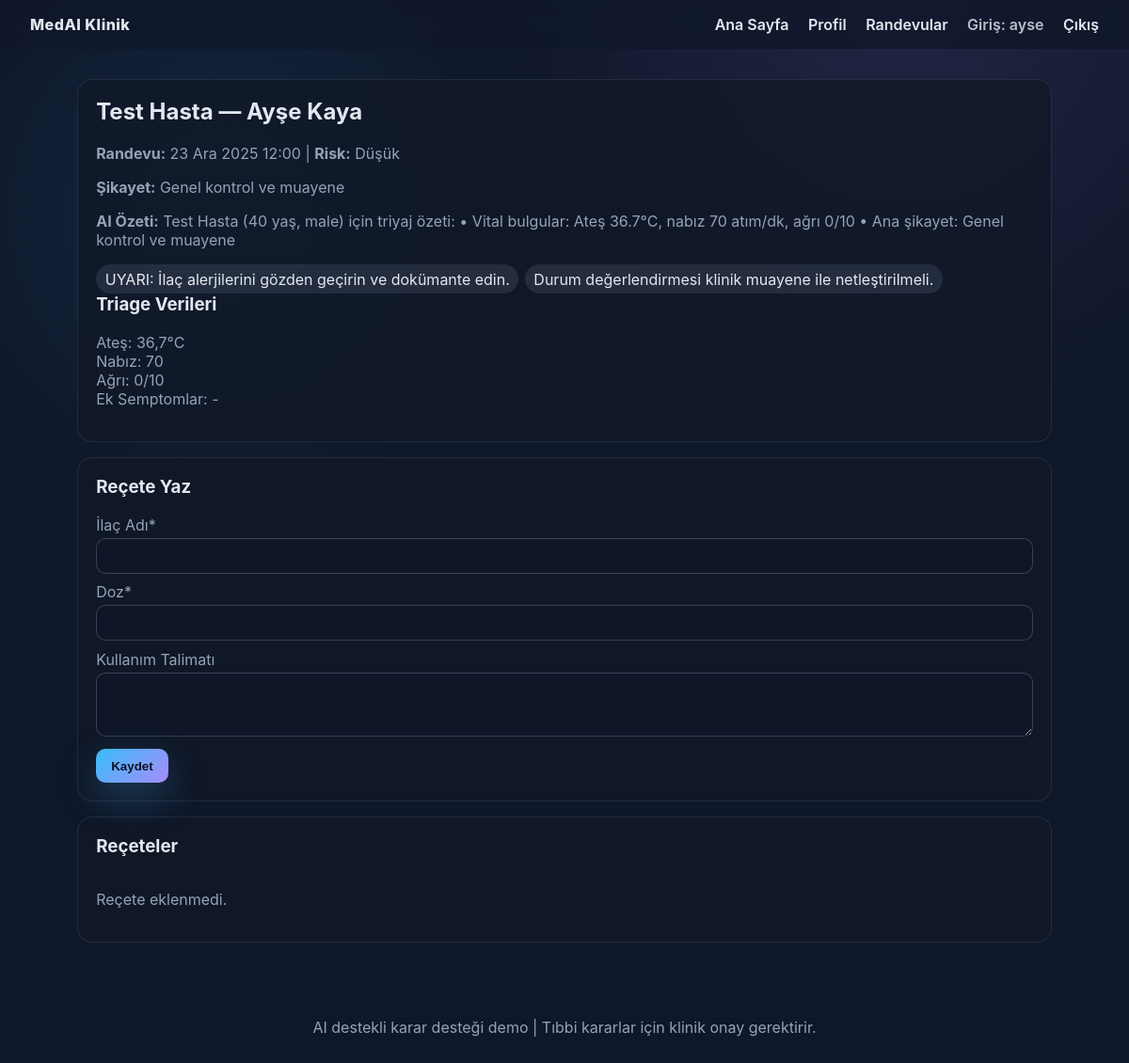
The page /appointments/10/ (signed in) on the database as committed earlier.
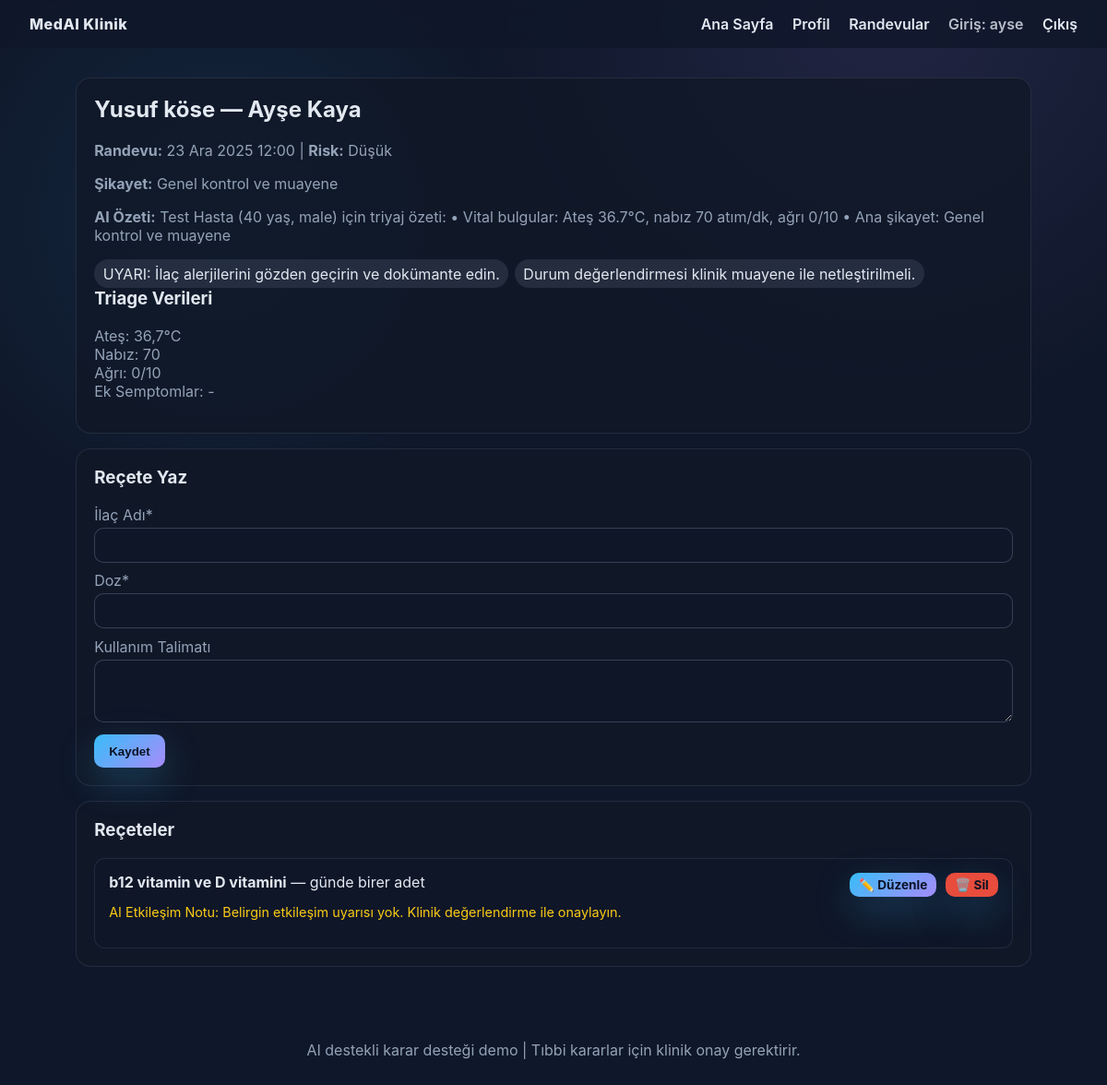
The same page on the database as committed later.
### clinic/models.py (models this page shows, shortened)
class Appointment(models.Model):
    STATUS_CHOICES = [
        ("scheduled", "Planlandı"),
        ("in_progress", "Muayene"),
        ("completed", "Tamamlandı"),
    ]
    patient = models.ForeignKey(Patient, on_delete=models.CASCADE, related_name="appointments")
    doctor = models.ForeignKey(Doctor, on_delete=models.CASCADE, related_name="appointments")
    scheduled_for = models.DateTimeField()
    status = models.CharField(max_length=32, choices=STATUS_CHOICES, default="scheduled")
    triage_data = models.JSONField(default=dict)
    ai_summary = models.TextField(blank=True)
    ai_suggestions = models.JSONField(default=list)
    risk_level = models.CharField(max_length=32, default="Düşük")
    created_at = models.DateTimeField(auto_now_add=True)

class Patient(models.Model):
    GENDER_CHOICES = [
        ("female", "Kadın"),
        ("male", "Erkek"),
        ("other", "Diğer"),
    ]
    user = models.OneToOneField(User, on_delete=models.SET_NULL, null=True, blank=True, related_name="patient_profile")
    full_name = models.CharField(max_length=255)
    age = models.PositiveIntegerField()
    gender = models.CharField(max_length=16, choices=GENDER_CHOICES)
    weight_kg = models.DecimalField(max_digits=5, decimal_places=2)
    height_cm = models.DecimalField(max_digits=5, decimal_places=2)
    primary_complaint = models.TextField()
    allergies = models.TextField(blank=True)
    created_at = models.DateTimeField(auto_now_add=True)

class Doctor(models.Model):
    user = models.OneToOneField(User, on_delete=models.CASCADE, related_name="doctor_profile", null=True, blank=True)
    full_name = models.CharField(max_length=255)
    specialty = models.CharField(max_length=255)
    email = models.EmailField(blank=True)
    work_start_time = models.TimeField(default="09:00", help_text="Çalışma başlangıç saati")
    work_end_time = models.TimeField(default="17:00", help_text="Çalışma bitiş saati")
    slot_duration_minutes = models.IntegerField(default=30, help_text="Randevu süresi (dakika)")
    working_days = models.JSONField(default=dict, blank=True, help_text="Çalışılan günler")

class Prescription(models.Model):
    appointment = models.ForeignKey(Appointment, on_delete=models.CASCADE, related_name="prescriptions")
    doctor = models.ForeignKey(Doctor, on_delete=models.CASCADE, related_name="prescriptions")
    medication_name = models.CharField(max_length=255)
    dosage = models.CharField(max_length=255)
    instructions = models.TextField(blank=True)
    ai_interaction_alerts = models.TextField(blank=True)
    created_at = models.DateTimeField(auto_now_add=True)

### clinic/views.py (the view)
# urls.py: path("appointments/<int:pk>/", views.appointment_detail, name="appointment_detail"),
@login_required
def appointment_detail(request, pk: int):
    appointment = get_object_or_404(
        Appointment.objects.select_related("patient", "doctor"), pk=pk
    )
    if appointment.doctor.user and request.user != appointment.doctor.user and not request.user.is_staff:
        messages.error(request, "Bu randevuyu görüntüleme yetkiniz yok.")
        return redirect("doctor_list")
    prescriptions = appointment.prescriptions.all()
    if request.method == "POST":
        form = PrescriptionForm(request.POST, doctor=appointment.doctor)
        if form.is_valid():
            prescription = form.save(commit=False)
            prescription.doctor = appointment.doctor
            prescription.appointment = appointment
            language = request.session.get('language', 'tr')
            alert = check_drug_interactions(
                appointment.patient,
                prescription.medication_name,
                [p.medication_name for p in prescriptions],
                language,
            )
            prescription.ai_interaction_alerts = alert
            prescription.save()
            messages.success(request, "Reçete kaydedildi ve AI etkileşim notu eklendi.")
            return redirect("appointment_detail", pk=appointment.pk)
        messages.error(request, "Reçetede hatalar var, lütfen kontrol edin.")
    else:
        form = PrescriptionForm(doctor=appointment.doctor)
    return render(
        request,
        "appointment_detail.html",
        {
            "appointment": appointment,
            "prescriptions": prescriptions,
            "form": form,
        },
    )

### clinic/forms.py
class PrescriptionForm(forms.ModelForm):
    class Meta:
        model = Prescription
        fields = ["medication_name", "dosage", "instructions"]
        widgets = {
            "instructions": forms.Textarea(attrs={"rows": 3}),
        }
    def __init__(self, *args, **kwargs):
        doctor = kwargs.pop("doctor", None)
        super().__init__(*args, **kwargs)
        if doctor:
            self.fields["medication_name"].label = f"İlaç (Dr. {doctor.full_name})"

### clinic/context_processors.py (called while the page is built)
def language_processor(request):
    return {
        'language': request.session.get('language', 'tr')
    }

### templates/appointment_detail.html (shortened to what this page needs)
{% extends "base.html" %}
{% block content %}
<div class="card">
    <h2>{{ appointment.patient.full_name }} — {{ appointment.doctor.full_name }}</h2>
    <p><strong>Randevu:</strong> {{ appointment.scheduled_for|date:"d M Y H:i" }} | <strong>Risk:</strong> {{ appointment.risk_level }}</p>
    <p><strong>Şikayet:</strong> {{ appointment.patient.primary_complaint }}</p>
    <p><strong>AI Özeti:</strong> {{ appointment.ai_summary }}</p>
    <div class="chips">
        {% for suggestion in appointment.ai_suggestions %}
            <span class="chip">{{ suggestion }}</span>
        {% empty %}
            <span class="chip">Öneri yok</span>
        {% endfor %}
    </div>
    <h3>Triage Verileri</h3>
    <ul class="triage">
        <li>Ateş: {{ appointment.triage_data.temperature }}°C</li>
        <li>Nabız: {{ appointment.triage_data.heart_rate }}</li>
        <li>Ağrı: {{ appointment.triage_data.pain_level }}/10</li>
        <li>Ek Semptomlar: {{ appointment.triage_data.symptoms_detail|default:"-" }}</li>
    </ul>
</div>
<div class="card">
    <h3>Reçete Yaz</h3>
    <form method="post">
        <label>
            {% if language == 'en' %}Medication Name{% else %}İlaç Adı{% endif %}*
            {{ form.medication_name }}
        </label>
        <label>
            {% if language == 'en' %}Dosage{% else %}Doz{% endif %}*
            {{ form.dosage }}
        </label>
        <label>
            {% if language == 'en' %}Instructions{% else %}Kullanım Talimatı{% endif %}
            {{ form.instructions }}
        </label>
        <button class="btn" type="submit">{% if language == 'en' %}Save{% else %}Kaydet{% endif %}</button>
    </form>
</div>
<div class="card">
    <h3>Reçeteler</h3>
    <div class="list">
        {% for rx in prescriptions %}
            <div class="rx" style="position: relative; padding: 15px;">
                <div style="display: flex; justify-content: space-between; align-items: start;">
                    <div style="flex: 1;">
                        <strong>{{ rx.medication_name }}</strong> — {{ rx.dosage }}<br>
                        <p class="alert">AI Etkileşim Notu: {{ rx.ai_interaction_alerts|default:"-" }}</p>
                    </div>
                    <div style="display: flex; gap: 10px; margin-left: 15px;">
                        <a href="{% url 'edit_prescription' rx.pk %}" class="btn small" style="padding: 5px 10px; font-size: 0.85em;">✏️ Düzenle</a>
                        <a href="{% url 'delete_prescription' rx.pk %}" class="btn small" style="padding: 5px 10px; font-size: 0.85em; background: #e74c3c;">🗑️ Sil</a>
                    </div>
                </div>
            </div>
        {% empty %}
            <p>Reçete eklenmedi.</p>
        {% endfor %}
    </div>
</div>
{% endblock %}

### templates/base.html (shortened to what this page needs)
{% load static %}
<!DOCTYPE html>
<html lang="tr">
<head>
    <link rel="stylesheet" href="{% static 'style.css' %}">
</head>
<body>
<header class="topbar">
    <div class="brand">MedAI {% if language == 'en' %}Clinic{% else %}Klinik{% endif %}</div>
    <nav>
        <a href="{% url 'home' %}">{% if language == 'en' %}Home{% else %}Ana Sayfa{% endif %}</a>
        {% if user.is_authenticated %}
            {% if user.doctor_profile %}
                <a href="{% url 'doctor_profile' %}">{% if language == 'en' %}Profile{% else %}Profil{% endif %}</a>
                <a href="{% url 'doctor_list' %}">{% if language == 'en' %}Appointments{% else %}Randevular{% endif %}</a>
            {% elif user.patient_profile %}
                <a href="{% url 'patient_profile' %}">{% if language == 'en' %}Profile{% else %}Profil{% endif %}</a>
                <a href="{% url 'patient_dashboard' %}">{% if language == 'en' %}Appointments{% else %}Randevular{% endif %}</a>
            {% else %}
                <a href="{% url 'patient_dashboard' %}">{% if language == 'en' %}Patient{% else %}Hasta{% endif %}</a>
                <a href="{% url 'doctor_list' %}">{% if language == 'en' %}Doctor{% else %}Doktor{% endif %}</a>
            {% endif %}
            <span class="user-pill">{% if language == 'en' %}Logged in{% else %}Giriş{% endif %}: {{ user.username }}</span>
            <a href="{% url 'logout' %}">{% if language == 'en' %}Logout{% else %}Çıkış{% endif %}</a>
        {% else %}
            <a href="{% url 'patient_login' %}">{% if language == 'en' %}Patient Login{% else %}Hasta Girişi{% endif %}</a>
            <a href="{% url 'login' %}">{% if language == 'en' %}Doctor Login{% else %}Doktor Girişi{% endif %}</a>
        {% endif %}
    </nav>
</header>
<main class="container">
    {% block content %}{% endblock %}
</main>
<footer class="footer">
    {% if language == 'en' %}
    AI-powered clinical decision support demo | Clinical approval required for medical decisions.
    {% else %}
    AI destekli karar desteği demo | Tıbbi kararlar için klinik onay gerektirir.
    {% endif %}
</footer>
</body>
</html>

### static/style.css (style rules this page uses)
:root { --bg: #0f172a; --card: #111827; --muted: #94a3b8; --primary: #38bdf8; --accent: #a78bfa; --text: #e2e8f0; --danger: #f87171; --warning: #facc15; --success: #34d399; font-family: "Inter", -apple-system, BlinkMacSystemFont, "Segoe UI", sans-serif; }
* { box-sizing: border-box; }
body { margin: 0; background: radial-gradient(circle at 20% 20%, rgba(56,189,248,0.1), transparent 25%), radial-gradient(circle at 80% 0%, rgba(167,139,250,0.12), transparent 30%), var(--bg); color: var(--text); }
.topbar { display: flex; justify-content: space-between; align-items: center; padding: 1rem 2rem; background: rgba(15,23,42,0.8); position: sticky; top: 0; backdrop-filter: blur(8px); }
.brand { font-weight: 800; letter-spacing: 0.5px; }
.topbar a, .topbar span.user-pill { color: var(--text); margin-left: 1rem; text-decoration: none; font-weight: 600; }
.user-pill { opacity: 0.8; }
.container { max-width: 1100px; margin: 0 auto; padding: 2rem; }
.btn { background: linear-gradient(135deg, var(--primary), var(--accent)); color: #0b1224; border: none; padding: 0.65rem 1rem; border-radius: 10px; font-weight: 700; cursor: pointer; text-decoration: none; display: inline-block; box-shadow: 0 15px 40px rgba(56,189,248,0.25); }
.btn.small { padding: 0.45rem 0.8rem; font-size: 0.9rem; }
h1, h2, h3 { margin-top: 0; }
p { color: var(--muted); }
.card, form.card { background: rgba(17,24,39,0.8); padding: 1.2rem; border-radius: 16px; border: 1px solid rgba(148,163,184,0.15); margin-bottom: 1rem; }
.list { display: grid; gap: 0.75rem; }
.rx { background: rgba(15,23,42,0.6); padding: 0.75rem; border-radius: 12px; border: 1px solid rgba(148,163,184,0.15); }
.alert { color: var(--warning); font-size: 0.9rem; }
form label { display: block; margin-bottom: 0.6rem; color: var(--muted); }
form input, form textarea, form select { width: 100%; margin-top: 0.25rem; padding: 0.65rem 0.75rem; border-radius: 10px; border: 1px solid rgba(148,163,184,0.3); background: rgba(15,23,42,0.6); color: var(--text); }
.footer { text-align: center; padding: 2rem; color: var(--muted); }
.chips { display: flex; flex-wrap: wrap; gap: 0.4rem; }
.chip { background: rgba(148,163,184,0.15); padding: 0.35rem 0.6rem; border-radius: 999px; color: var(--text); }
.triage { list-style: none; padding: 0; color: var(--muted); }

Rows that differ between the two databases and show on the page:
changed through a linked row, Appointment "Düşük": patient.full_name "Test Hasta" → "Yusuf köse"
added Prescription: medication_name "b12 vitamin ve D vitamini", dosage "günde birer adet", ai_interaction_alerts "Belirgin etkileşim uyarısı yok. Klinik değerlendirme ile onaylayın."
Other text that changed with them:
text no longer shown: "Reçete eklenmedi."
